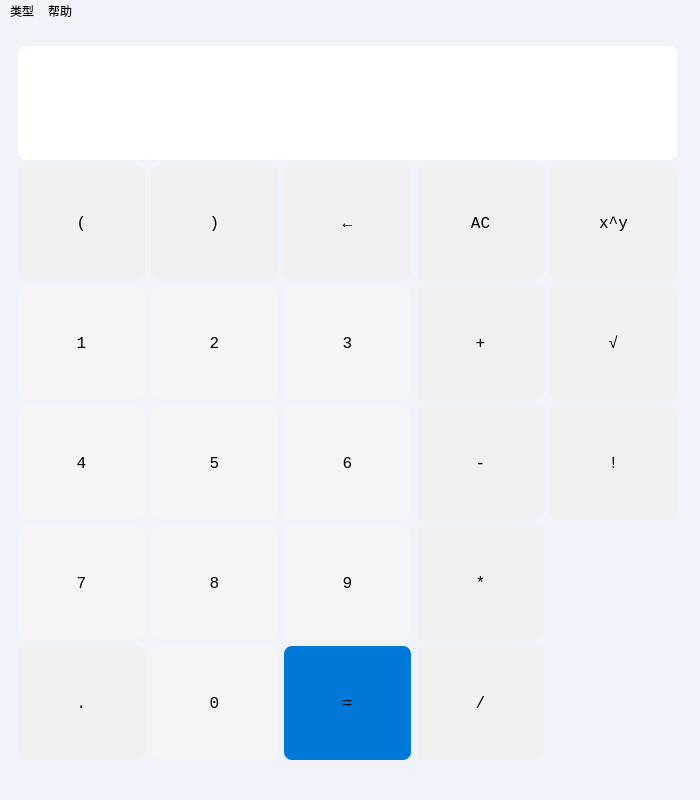
<?xml version="1.0" encoding="UTF-8"?>
<ui version="4.0">
 <class>MainWindow</class>
 <widget class="QMainWindow" name="MainWindow">
  <property name="geometry">
   <rect>
    <x>0</x>
    <y>0</y>
    <width>700</width>
    <height>800</height>
   </rect>
  </property>
  <property name="minimumSize">
   <size>
    <width>700</width>
    <height>800</height>
   </size>
  </property>
  <property name="maximumSize">
   <size>
    <width>700</width>
    <height>800</height>
   </size>
  </property>
  <property name="windowTitle">
   <string>CALC</string>
  </property>
  <property name="styleSheet">
   <string notr="true">background-color:rgba(240, 243, 249,1)</string>
  </property>
  <property name="iconSize">
   <size>
    <width>32</width>
    <height>32</height>
   </size>
  </property>
  <widget class="QWidget" name="centralWidget">
   <widget class="QWidget" name="layoutWidget">
    <property name="geometry">
     <rect>
      <x>12</x>
      <y>12</y>
      <width>671</width>
      <height>731</height>
     </rect>
    </property>
    <layout class="QGridLayout" name="gridLayout" rowstretch="0,0,0,0,0,0" columnstretch="0,0,0,0,0" rowminimumheight="0,0,0,0,0,0" columnminimumwidth="0,0,0,0,0">
     <property name="sizeConstraint">
      <enum>QLayout::SetNoConstraint</enum>
     </property>
     <property name="leftMargin">
      <number>6</number>
     </property>
     <property name="rightMargin">
      <number>6</number>
     </property>
     <property name="bottomMargin">
      <number>6</number>
     </property>
     <item row="1" column="0">
      <widget class="QPushButton" name="pushButton_leftbracket">
       <property name="sizePolicy">
        <sizepolicy hsizetype="Expanding" vsizetype="Expanding">
         <horstretch>0</horstretch>
         <verstretch>0</verstretch>
        </sizepolicy>
       </property>
       <property name="font">
        <font>
         <family>Consolas</family>
         <pointsize>12</pointsize>
        </font>
       </property>
       <property name="styleSheet">
        <string notr="true">QPushButton{
  background-color: rgba(240,240,240,255);
  border: none;
  box-shadow: none;
}

QPushButton:hover{
  background-color: rgba(220,220,220,255);
} 

QPushButton:pressed{
  background-color: rgba(180,180,180,255);
}
QPushButton {
  border-radius: 8px; 
}

QPushButton:disabled{
  background-color: rgba(200,200,200,255);
}</string>
       </property>
       <property name="text">
        <string>(</string>
       </property>
      </widget>
     </item>
     <item row="1" column="1">
      <widget class="QPushButton" name="pushButton_rightbracket">
       <property name="sizePolicy">
        <sizepolicy hsizetype="Expanding" vsizetype="Expanding">
         <horstretch>0</horstretch>
         <verstretch>0</verstretch>
        </sizepolicy>
       </property>
       <property name="font">
        <font>
         <family>Consolas</family>
         <pointsize>12</pointsize>
        </font>
       </property>
       <property name="styleSheet">
        <string notr="true">QPushButton{
  background-color: rgba(240,240,240,255);
  border: none;
  box-shadow: none;
}

QPushButton:hover{
  background-color: rgba(220,220,220,255);
} 

QPushButton:pressed{
  background-color: rgba(180,180,180,255);
}
QPushButton {
  border-radius: 8px; 
}

QPushButton:disabled{
  background-color: rgba(200,200,200,255);
}</string>
       </property>
       <property name="text">
        <string>)</string>
       </property>
      </widget>
     </item>
     <item row="1" column="2">
      <widget class="QPushButton" name="pushButton_backspace">
       <property name="sizePolicy">
        <sizepolicy hsizetype="Expanding" vsizetype="Expanding">
         <horstretch>0</horstretch>
         <verstretch>0</verstretch>
        </sizepolicy>
       </property>
       <property name="font">
        <font>
         <family>Consolas</family>
         <pointsize>12</pointsize>
        </font>
       </property>
       <property name="styleSheet">
        <string notr="true">QPushButton{
  background-color: rgba(240,240,240,255);
  border: none;
  box-shadow: none;
}

QPushButton:hover{
  background-color: rgba(220,220,220,255);
} 

QPushButton:pressed{
  background-color: rgba(180,180,180,255);
}
QPushButton {
  border-radius: 8px; 
}

QPushButton:disabled{
  background-color: rgba(200,200,200,255);
}</string>
       </property>
       <property name="text">
        <string>←</string>
       </property>
      </widget>
     </item>
     <item row="1" column="3">
      <widget class="QPushButton" name="pushButton_allclear">
       <property name="sizePolicy">
        <sizepolicy hsizetype="Expanding" vsizetype="Expanding">
         <horstretch>0</horstretch>
         <verstretch>0</verstretch>
        </sizepolicy>
       </property>
       <property name="font">
        <font>
         <family>Consolas</family>
         <pointsize>12</pointsize>
        </font>
       </property>
       <property name="styleSheet">
        <string notr="true">QPushButton{
  background-color: rgba(240,240,240,255);
  border: none;
  box-shadow: none;
}

QPushButton:hover{
  background-color: rgba(220,220,220,255);
} 

QPushButton:pressed{
  background-color: rgba(180,180,180,255);
}
QPushButton {
  border-radius: 8px; 
}

QPushButton:disabled{
  background-color: rgba(200,200,200,255);
}</string>
       </property>
       <property name="text">
        <string>AC</string>
       </property>
      </widget>
     </item>
     <item row="1" column="4">
      <widget class="QPushButton" name="pushButton_pow">
       <property name="sizePolicy">
        <sizepolicy hsizetype="Expanding" vsizetype="Expanding">
         <horstretch>0</horstretch>
         <verstretch>0</verstretch>
        </sizepolicy>
       </property>
       <property name="font">
        <font>
         <family>Consolas</family>
         <pointsize>12</pointsize>
        </font>
       </property>
       <property name="styleSheet">
        <string notr="true">QPushButton{
  background-color: rgba(240,240,240,255);
  border: none;
  box-shadow: none;
}

QPushButton:hover{
  background-color: rgba(220,220,220,255);
} 

QPushButton:pressed{
  background-color: rgba(180,180,180,255);
}
QPushButton {
  border-radius: 8px; 
}

QPushButton:disabled{
  background-color: rgba(200,200,200,255);
}</string>
       </property>
       <property name="text">
        <string>x^y</string>
       </property>
      </widget>
     </item>
     <item row="2" column="0">
      <widget class="QPushButton" name="pushButton_1">
       <property name="sizePolicy">
        <sizepolicy hsizetype="Expanding" vsizetype="Expanding">
         <horstretch>0</horstretch>
         <verstretch>0</verstretch>
        </sizepolicy>
       </property>
       <property name="font">
        <font>
         <family>Consolas</family>
         <pointsize>12</pointsize>
        </font>
       </property>
       <property name="styleSheet">
        <string notr="true">QPushButton{
  background-color: rgba(240,240,240,255);
  border: none;
  box-shadow: none;
}

QPushButton:hover{
  background-color: rgba(220,220,220,255);
} 

QPushButton:pressed{
  background-color: rgba(180,180,180,255);
}


QPushButton:disabled{
  background-color: rgba(200,200,200,255);
}
QPushButton {
  background-color: #f5f5f5;
  border-radius: 8px;
}

#specialButton {
  background-color: #e0e0e0; 
  border: 1px solid #ccc;
}
QPushButton {
	border: 1px solid transparent;
}</string>
       </property>
       <property name="text">
        <string>1</string>
       </property>
      </widget>
     </item>
     <item row="2" column="1">
      <widget class="QPushButton" name="pushButton_2">
       <property name="sizePolicy">
        <sizepolicy hsizetype="Expanding" vsizetype="Expanding">
         <horstretch>0</horstretch>
         <verstretch>0</verstretch>
        </sizepolicy>
       </property>
       <property name="font">
        <font>
         <family>Consolas</family>
         <pointsize>12</pointsize>
        </font>
       </property>
       <property name="styleSheet">
        <string notr="true">QPushButton{
  background-color: rgba(240,240,240,255);
  border: none;
  box-shadow: none;
}

QPushButton:hover{
  background-color: rgba(220,220,220,255);
} 

QPushButton:pressed{
  background-color: rgba(180,180,180,255);
}


QPushButton:disabled{
  background-color: rgba(200,200,200,255);
}
QPushButton {
  background-color: #f5f5f5;
  border-radius: 8px;
}

#specialButton {
  background-color: #e0e0e0; 
  border: 1px solid #ccc;
}
QPushButton {
	border: 1px solid transparent;
}</string>
       </property>
       <property name="text">
        <string>2</string>
       </property>
      </widget>
     </item>
     <item row="2" column="2">
      <widget class="QPushButton" name="pushButton_3">
       <property name="sizePolicy">
        <sizepolicy hsizetype="Expanding" vsizetype="Expanding">
         <horstretch>0</horstretch>
         <verstretch>0</verstretch>
        </sizepolicy>
       </property>
       <property name="font">
        <font>
         <family>Consolas</family>
         <pointsize>12</pointsize>
        </font>
       </property>
       <property name="styleSheet">
        <string notr="true">QPushButton{
  background-color: rgba(240,240,240,255);
  border: none;
  box-shadow: none;
}

QPushButton:hover{
  background-color: rgba(220,220,220,255);
} 

QPushButton:pressed{
  background-color: rgba(180,180,180,255);
}


QPushButton:disabled{
  background-color: rgba(200,200,200,255);
}
QPushButton {
  background-color: #f5f5f5;
  border-radius: 8px;
}

#specialButton {
  background-color: #e0e0e0; 
  border: 1px solid #ccc;
}
QPushButton {
	border: 1px solid transparent;
}</string>
       </property>
       <property name="text">
        <string>3</string>
       </property>
      </widget>
     </item>
     <item row="2" column="3">
      <widget class="QPushButton" name="pushButton_add">
       <property name="sizePolicy">
        <sizepolicy hsizetype="Expanding" vsizetype="Expanding">
         <horstretch>0</horstretch>
         <verstretch>0</verstretch>
        </sizepolicy>
       </property>
       <property name="font">
        <font>
         <family>Consolas</family>
         <pointsize>12</pointsize>
        </font>
       </property>
       <property name="styleSheet">
        <string notr="true">QPushButton{
  background-color: rgba(240,240,240,255);
  border: none;
  box-shadow: none;
}

QPushButton:hover{
  background-color: rgba(220,220,220,255);
} 

QPushButton:pressed{
  background-color: rgba(180,180,180,255);
}
QPushButton {
  border-radius: 8px; 
}

QPushButton:disabled{
  background-color: rgba(200,200,200,255);
}</string>
       </property>
       <property name="text">
        <string>+</string>
       </property>
      </widget>
     </item>
     <item row="2" column="4">
      <widget class="QPushButton" name="pushButton_sqrt">
       <property name="sizePolicy">
        <sizepolicy hsizetype="Expanding" vsizetype="Expanding">
         <horstretch>0</horstretch>
         <verstretch>0</verstretch>
        </sizepolicy>
       </property>
       <property name="font">
        <font>
         <family>Consolas</family>
         <pointsize>12</pointsize>
        </font>
       </property>
       <property name="styleSheet">
        <string notr="true">QPushButton{
  background-color: rgba(240,240,240,255);
  border: none;
  box-shadow: none;
}

QPushButton:hover{
  background-color: rgba(220,220,220,255);
} 

QPushButton:pressed{
  background-color: rgba(180,180,180,255);
}
QPushButton {
  border-radius: 8px; 
}

QPushButton:disabled{
  background-color: rgba(200,200,200,255);
}</string>
       </property>
       <property name="text">
        <string>√</string>
       </property>
      </widget>
     </item>
     <item row="3" column="0">
      <widget class="QPushButton" name="pushButton_4">
       <property name="sizePolicy">
        <sizepolicy hsizetype="Expanding" vsizetype="Expanding">
         <horstretch>0</horstretch>
         <verstretch>0</verstretch>
        </sizepolicy>
       </property>
       <property name="font">
        <font>
         <family>Consolas</family>
         <pointsize>12</pointsize>
        </font>
       </property>
       <property name="styleSheet">
        <string notr="true">QPushButton{
  background-color: rgba(240,240,240,255);
  border: none;
  box-shadow: none;
}

QPushButton:hover{
  background-color: rgba(220,220,220,255);
} 

QPushButton:pressed{
  background-color: rgba(180,180,180,255);
}


QPushButton:disabled{
  background-color: rgba(200,200,200,255);
}
QPushButton {
  background-color: #f5f5f5;
  border-radius: 8px;
}

#specialButton {
  background-color: #e0e0e0; 
  border: 1px solid #ccc;
}
QPushButton {
	border: 1px solid transparent;
}</string>
       </property>
       <property name="text">
        <string>4</string>
       </property>
      </widget>
     </item>
     <item row="3" column="1">
      <widget class="QPushButton" name="pushButton_5">
       <property name="sizePolicy">
        <sizepolicy hsizetype="Expanding" vsizetype="Expanding">
         <horstretch>0</horstretch>
         <verstretch>0</verstretch>
        </sizepolicy>
       </property>
       <property name="font">
        <font>
         <family>Consolas</family>
         <pointsize>12</pointsize>
        </font>
       </property>
       <property name="styleSheet">
        <string notr="true">QPushButton{
  background-color: rgba(240,240,240,255);
  border: none;
  box-shadow: none;
}

QPushButton:hover{
  background-color: rgba(220,220,220,255);
} 

QPushButton:pressed{
  background-color: rgba(180,180,180,255);
}


QPushButton:disabled{
  background-color: rgba(200,200,200,255);
}
QPushButton {
  background-color: #f5f5f5;
  border-radius: 8px;
}

#specialButton {
  background-color: #e0e0e0; 
  border: 1px solid #ccc;
}
QPushButton {
	border: 1px solid transparent;
}</string>
       </property>
       <property name="text">
        <string>5</string>
       </property>
      </widget>
     </item>
     <item row="3" column="2">
      <widget class="QPushButton" name="pushButton_6">
       <property name="sizePolicy">
        <sizepolicy hsizetype="Expanding" vsizetype="Expanding">
         <horstretch>0</horstretch>
         <verstretch>0</verstretch>
        </sizepolicy>
       </property>
       <property name="font">
        <font>
         <family>Consolas</family>
         <pointsize>12</pointsize>
        </font>
       </property>
       <property name="styleSheet">
        <string notr="true">QPushButton{
  background-color: rgba(240,240,240,255);
  border: none;
  box-shadow: none;
}

QPushButton:hover{
  background-color: rgba(220,220,220,255);
} 

QPushButton:pressed{
  background-color: rgba(180,180,180,255);
}


QPushButton:disabled{
  background-color: rgba(200,200,200,255);
}
QPushButton {
  background-color: #f5f5f5;
  border-radius: 8px;
}

#specialButton {
  background-color: #e0e0e0; 
  border: 1px solid #ccc;
}
QPushButton {
	border: 1px solid transparent;
}</string>
       </property>
       <property name="text">
        <string>6</string>
       </property>
      </widget>
     </item>
     <item row="3" column="3">
      <widget class="QPushButton" name="pushButton_subtract">
       <property name="sizePolicy">
        <sizepolicy hsizetype="Expanding" vsizetype="Expanding">
         <horstretch>0</horstretch>
         <verstretch>0</verstretch>
        </sizepolicy>
       </property>
       <property name="font">
        <font>
         <family>Consolas</family>
         <pointsize>12</pointsize>
        </font>
       </property>
       <property name="styleSheet">
        <string notr="true">QPushButton{
  background-color: rgba(240,240,240,255);
  border: none;
  box-shadow: none;
}

QPushButton:hover{
  background-color: rgba(220,220,220,255);
} 

QPushButton:pressed{
  background-color: rgba(180,180,180,255);
}
QPushButton {
  border-radius: 8px; 
}

QPushButton:disabled{
  background-color: rgba(200,200,200,255);
}</string>
       </property>
       <property name="text">
        <string>-</string>
       </property>
      </widget>
     </item>
     <item row="3" column="4">
      <widget class="QPushButton" name="pushButton_fact">
       <property name="sizePolicy">
        <sizepolicy hsizetype="Expanding" vsizetype="Expanding">
         <horstretch>0</horstretch>
         <verstretch>0</verstretch>
        </sizepolicy>
       </property>
       <property name="font">
        <font>
         <family>Consolas</family>
         <pointsize>12</pointsize>
        </font>
       </property>
       <property name="styleSheet">
        <string notr="true">QPushButton{
  background-color: rgba(240,240,240,255);
  border: none;
  box-shadow: none;
}

QPushButton:hover{
  background-color: rgba(220,220,220,255);
} 

QPushButton:pressed{
  background-color: rgba(180,180,180,255);
}
QPushButton {
  border-radius: 8px; 
}

QPushButton:disabled{
  background-color: rgba(200,200,200,255);
}</string>
       </property>
       <property name="text">
        <string>!</string>
       </property>
      </widget>
     </item>
     <item row="4" column="0">
      <widget class="QPushButton" name="pushButton_7">
       <property name="sizePolicy">
        <sizepolicy hsizetype="Expanding" vsizetype="Expanding">
         <horstretch>0</horstretch>
         <verstretch>0</verstretch>
        </sizepolicy>
       </property>
       <property name="font">
        <font>
         <family>Consolas</family>
         <pointsize>12</pointsize>
        </font>
       </property>
       <property name="styleSheet">
        <string notr="true">QPushButton{
  background-color: rgba(240,240,240,255);
  border: none;
  box-shadow: none;
}

QPushButton:hover{
  background-color: rgba(220,220,220,255);
} 

QPushButton:pressed{
  background-color: rgba(180,180,180,255);
}


QPushButton:disabled{
  background-color: rgba(200,200,200,255);
}
QPushButton {
  background-color: #f5f5f5;
  border-radius: 8px;
}

#specialButton {
  background-color: #e0e0e0; 
  border: 1px solid #ccc;
}
QPushButton {
	border: 1px solid transparent;
}</string>
       </property>
       <property name="text">
        <string>7</string>
       </property>
      </widget>
     </item>
     <item row="4" column="1">
      <widget class="QPushButton" name="pushButton_8">
       <property name="sizePolicy">
        <sizepolicy hsizetype="Expanding" vsizetype="Expanding">
         <horstretch>0</horstretch>
         <verstretch>0</verstretch>
        </sizepolicy>
       </property>
       <property name="font">
        <font>
         <family>Consolas</family>
         <pointsize>12</pointsize>
        </font>
       </property>
       <property name="styleSheet">
        <string notr="true">QPushButton{
  background-color: rgba(240,240,240,255);
  border: none;
  box-shadow: none;
}

QPushButton:hover{
  background-color: rgba(220,220,220,255);
} 

QPushButton:pressed{
  background-color: rgba(180,180,180,255);
}


QPushButton:disabled{
  background-color: rgba(200,200,200,255);
}
QPushButton {
  background-color: #f5f5f5;
  border-radius: 8px;
}

#specialButton {
  background-color: #e0e0e0; 
  border: 1px solid #ccc;
}
QPushButton {
	border: 1px solid transparent;
}</string>
       </property>
       <property name="text">
        <string>8</string>
       </property>
      </widget>
     </item>
     <item row="4" column="2">
      <widget class="QPushButton" name="pushButton_9">
       <property name="sizePolicy">
        <sizepolicy hsizetype="Expanding" vsizetype="Expanding">
         <horstretch>0</horstretch>
         <verstretch>0</verstretch>
        </sizepolicy>
       </property>
       <property name="font">
        <font>
         <family>Consolas</family>
         <pointsize>12</pointsize>
        </font>
       </property>
       <property name="styleSheet">
        <string notr="true">QPushButton{
  background-color: rgba(240,240,240,255);
  border: none;
  box-shadow: none;
}

QPushButton:hover{
  background-color: rgba(220,220,220,255);
} 

QPushButton:pressed{
  background-color: rgba(180,180,180,255);
}


QPushButton:disabled{
  background-color: rgba(200,200,200,255);
}
QPushButton {
  background-color: #f5f5f5;
  border-radius: 8px;
}

#specialButton {
  background-color: #e0e0e0; 
  border: 1px solid #ccc;
}
QPushButton {
	border: 1px solid transparent;
}</string>
       </property>
       <property name="text">
        <string>9</string>
       </property>
      </widget>
     </item>
     <item row="4" column="3">
      <widget class="QPushButton" name="pushButton_multiply">
       <property name="sizePolicy">
        <sizepolicy hsizetype="Expanding" vsizetype="Expanding">
         <horstretch>0</horstretch>
         <verstretch>0</verstretch>
        </sizepolicy>
       </property>
       <property name="font">
        <font>
         <family>Consolas</family>
         <pointsize>12</pointsize>
        </font>
       </property>
       <property name="styleSheet">
        <string notr="true">QPushButton{
  background-color: rgba(240,240,240,255);
  border: none;
  box-shadow: none;
}

QPushButton:hover{
  background-color: rgba(220,220,220,255);
} 

QPushButton:pressed{
  background-color: rgba(180,180,180,255);
}
QPushButton {
  border-radius: 8px; 
}

QPushButton:disabled{
  background-color: rgba(200,200,200,255);
}</string>
       </property>
       <property name="text">
        <string>*</string>
       </property>
      </widget>
     </item>
     <item row="5" column="0">
      <widget class="QPushButton" name="pushButton_point">
       <property name="sizePolicy">
        <sizepolicy hsizetype="Expanding" vsizetype="Expanding">
         <horstretch>0</horstretch>
         <verstretch>0</verstretch>
        </sizepolicy>
       </property>
       <property name="font">
        <font>
         <family>Consolas</family>
         <pointsize>12</pointsize>
        </font>
       </property>
       <property name="styleSheet">
        <string notr="true">QPushButton{
  background-color: rgba(240,240,240,255);
  border: none;
  box-shadow: none;
}

QPushButton:hover{
  background-color: rgba(220,220,220,255);
} 

QPushButton:pressed{
  background-color: rgba(180,180,180,255);
}

QPushButton:disabled{
  background-color: rgba(200,200,200,255);
}
QPushButton {
  border-radius: 8px; 
}</string>
       </property>
       <property name="text">
        <string>.</string>
       </property>
      </widget>
     </item>
     <item row="5" column="1">
      <widget class="QPushButton" name="pushButton_0">
       <property name="sizePolicy">
        <sizepolicy hsizetype="Expanding" vsizetype="Expanding">
         <horstretch>0</horstretch>
         <verstretch>0</verstretch>
        </sizepolicy>
       </property>
       <property name="font">
        <font>
         <family>Consolas</family>
         <pointsize>12</pointsize>
        </font>
       </property>
       <property name="styleSheet">
        <string notr="true">QPushButton{
  background-color: rgba(240,240,240,255);
  border: none;
  box-shadow: none;
}

QPushButton:hover{
  background-color: rgba(220,220,220,255);
} 

QPushButton:pressed{
  background-color: rgba(180,180,180,255);
}


QPushButton:disabled{
  background-color: rgba(200,200,200,255);
}
QPushButton {
  background-color: #f5f5f5;
  border-radius: 8px;
}

#specialButton {
  background-color: #e0e0e0; 
  border: 1px solid #ccc;
}
QPushButton {
	border: 1px solid transparent;
}</string>
       </property>
       <property name="text">
        <string>0</string>
       </property>
      </widget>
     </item>
     <item row="5" column="2">
      <widget class="QPushButton" name="pushButton_equal">
       <property name="sizePolicy">
        <sizepolicy hsizetype="Expanding" vsizetype="Expanding">
         <horstretch>0</horstretch>
         <verstretch>0</verstretch>
        </sizepolicy>
       </property>
       <property name="font">
        <font>
         <family>Consolas</family>
         <pointsize>12</pointsize>
        </font>
       </property>
       <property name="styleSheet">
        <string notr="true">QPushButton{
  background-color: rgba(0,120,215,255);
  border: none; 
  box-shadow: none;
}

QPushButton:hover{
  background-color: rgba(20,100,200,255); 
}

QPushButton:pressed{
  background-color: rgba(0,80,180,255);
}

QPushButton:disabled{
  background-color: rgba(100,150,230,255);
}
QPushButton {
  border-radius: 8px; 
}</string>
       </property>
       <property name="text">
        <string>=</string>
       </property>
      </widget>
     </item>
     <item row="5" column="3">
      <widget class="QPushButton" name="pushButton_divide">
       <property name="sizePolicy">
        <sizepolicy hsizetype="Expanding" vsizetype="Expanding">
         <horstretch>0</horstretch>
         <verstretch>0</verstretch>
        </sizepolicy>
       </property>
       <property name="font">
        <font>
         <family>Consolas</family>
         <pointsize>12</pointsize>
         <strikeout>false</strikeout>
        </font>
       </property>
       <property name="styleSheet">
        <string notr="true">QPushButton{
  background-color: rgba(240,240,240,255);
  border: none;
  box-shadow: none;
}

QPushButton:hover{
  background-color: rgba(220,220,220,255);
} 

QPushButton:pressed{
  background-color: rgba(180,180,180,255);
}
QPushButton {
  border-radius: 8px; 
}

QPushButton:disabled{
  background-color: rgba(200,200,200,255);
}</string>
       </property>
       <property name="text">
        <string>/</string>
       </property>
      </widget>
     </item>
     <item row="0" column="0" colspan="5">
      <widget class="QLineEdit" name="lineEdit">
       <property name="sizePolicy">
        <sizepolicy hsizetype="Expanding" vsizetype="Expanding">
         <horstretch>0</horstretch>
         <verstretch>0</verstretch>
        </sizepolicy>
       </property>
       <property name="minimumSize">
        <size>
         <width>0</width>
         <height>0</height>
        </size>
       </property>
       <property name="font">
        <font>
         <family>Consolas</family>
         <pointsize>15</pointsize>
        </font>
       </property>
       <property name="styleSheet">
        <string notr="true">QLineEdit {
  background-color: rgb(255, 255, 255);
  color: rgb(0, 0, 0);
}
QLineEdit {
	border-radius: 8px;
}</string>
       </property>
      </widget>
     </item>
    </layout>
   </widget>
  </widget>
  <widget class="QMenuBar" name="menuBar">
   <property name="geometry">
    <rect>
     <x>0</x>
     <y>0</y>
     <width>700</width>
     <height>21</height>
    </rect>
   </property>
   <widget class="QMenu" name="menu">
    <property name="title">
     <string>类型</string>
    </property>
    <addaction name="action"/>
    <addaction name="action_2"/>
   </widget>
   <widget class="QMenu" name="menu_2">
    <property name="title">
     <string>帮助</string>
    </property>
    <addaction name="action_3"/>
   </widget>
   <addaction name="menu"/>
   <addaction name="menu_2"/>
  </widget>
  <widget class="QStatusBar" name="statusBar"/>
  <action name="action">
   <property name="text">
    <string>标准</string>
   </property>
  </action>
  <action name="action_2">
   <property name="text">
    <string>大数</string>
   </property>
  </action>
  <action name="action_3">
   <property name="text">
    <string>使用说明</string>
   </property>
  </action>
 </widget>
 <layoutdefault spacing="6" margin="11"/>
 <resources/>
 <connections/>
</ui>
